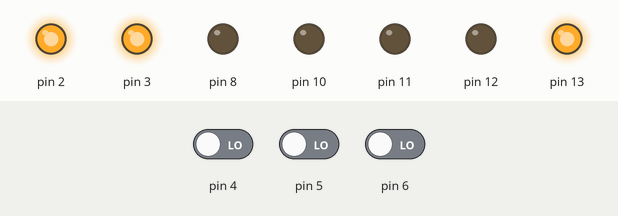
The sketch below on a simulated Arduino Uno, built with avr-gcc and run on an emulated ATmega328P. Parts: output pins drawn as LEDs (lit = HIGH). The inputs (shaded band) are chosen by the test bench; at power-on: pin 4 LOW, pin 5 LOW, pin 6 LOW. What the sketch prints to the serial monitor is not drawn.

Above: at 18.0 s.
18.1 s: pin 4 driven HIGH
At 22.1 s:
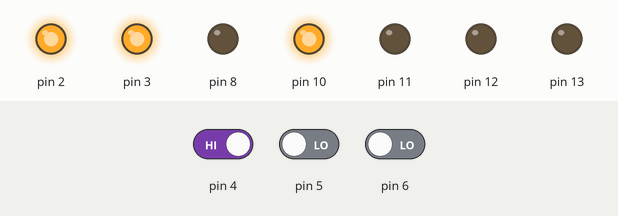
28.7 s: pin 5 driven HIGH
At 29.4 s:
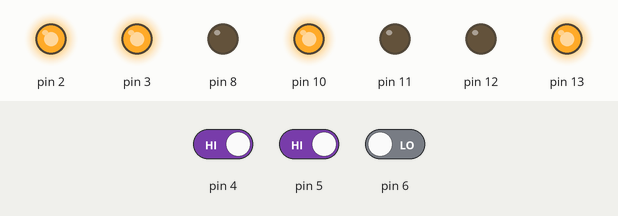
39.3 s: pin 6 driven HIGH
At 40.1 s:
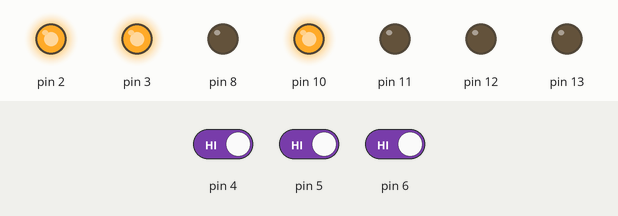
51.7 s: pin 6 driven LOW
At 54.6 s:
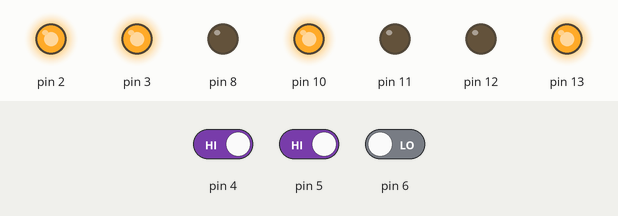
62.3 s: pin 4 driven LOW
At 63.7 s:
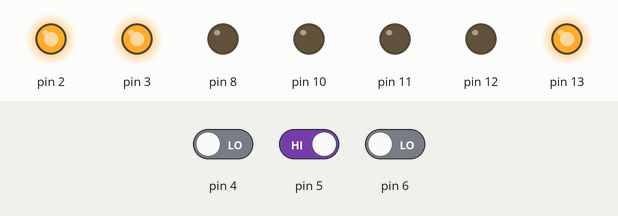
72.9 s: pin 5 driven LOW
At 73.5 s:
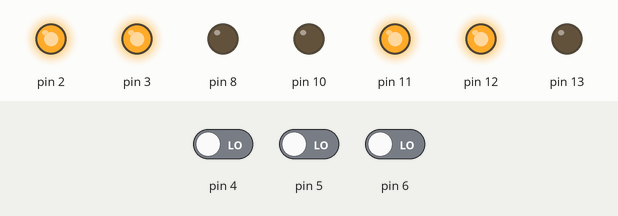
Timing chart, 0 to 84.5 s (numbered marks = the images above; inputs shaded):
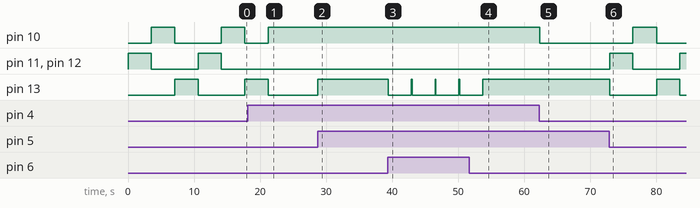

The sketch:

final_workshop_project.ino
```cpp
void setup() {
  // put your setup code here, to run once:
   pinMode(5, 0);
  pinMode(4, 0);
  pinMode(3, 1);
  pinMode(2, 1);
  pinMode(8,1);
  pinMode(13, 1);
  pinMode(12, 1);
  pinMode(11, 1);
  pinMode(10, 1);
  pinMode(6,0);
  digitalWrite(2, 1);
  digitalWrite(3, 1);
  Serial.begin(9600);

}

void loop() {
  int a;
  int b;
  int c;
  a = digitalRead(4);
  b = digitalRead(5);
  c = digitalRead(6);
  int c1 = 0;
  int c2 = 0;
  if (a == 1 && b==0) // line follower starts
  {
    Serial.print("RIGHT DETECTION");
    digitalWrite(13,0);
    digitalWrite(12,0);
    digitalWrite(11,0);
    digitalWrite(10,1);
  }
  else if (b == 1 && a==0)
  {
    Serial.print("LEFT DETECTION");
    digitalWrite(13,1);
    digitalWrite(12,0);
    digitalWrite(11,0);
    digitalWrite(10,0);
  }
  else if (a == 1 && b == 1)
  {
    digitalWrite(13,1);
    digitalWrite(12,0);
    digitalWrite(11,0);
    digitalWrite(10,1);


  }
  else
  {
    digitalWrite(13,0);
    digitalWrite(12,0);
    digitalWrite(11,0);
    digitalWrite(10,0);
  }
 //line follower ends

  if (a == 0 && b == 0 && c1 ==0) // edge follower starts
  {
    Serial.print("NO DETECTION");
    digitalWrite(13,0);
    digitalWrite(12,1);
    digitalWrite(11,1);
    digitalWrite(10,0);
    delay(3500);
    c1++;
    digitalWrite(13,0);
    digitalWrite(12,0);
    digitalWrite(11,0);
    digitalWrite(10,1);
    delay(3500);
    //turn right 90 deg
  }
    else if (a == 0 && b == 0 && c1 ==1) // edge follower starts
  {
    Serial.print("NO DETECTION");
    digitalWrite(13,0);
    digitalWrite(12,1);
    digitalWrite(11,1);
    digitalWrite(10,0);
    delay(1000);
    digitalWrite(13,0);
    digitalWrite(12,0);
    digitalWrite(11,0);
    digitalWrite(10,1);
    delay(7000);
    // turn right 180 deg

  }
  delay(100); // edge followwr ends
  if (c == 1) //obstacle deetec
  {
        digitalWrite(13,0);
    digitalWrite(12,0);
    digitalWrite(11,0);
    digitalWrite(10,1);
    delay(3500);
    //turn left 90 deg
    c2 = c2 +1;;
  }
  if (a == 0 && b == 0 && c2 != 2)
  {
    digitalWrite(13,1);
    digitalWrite(12,0);
    digitalWrite(11,0);
    digitalWrite(10,0);
    delay(3500);
    //turn left with delay
  }

}
```

Measured:
- after the input at 18.1 s, pin 11, pin 12: stays LOW (without the input it goes to HIGH after 3.1 s); pin 13: goes on until 21.2 s, then stays LOW
- after the input at 28.7 s, pin 13: LOW → HIGH at once
- after the input at 39.3 s, pin 13: alternates HIGH for 0.10 s and LOW for 3.5 s, starting after 0.12 s
- after the input at 51.7 s, pin 13: goes on until 53.7 s, then stays HIGH
- after the input at 62.3 s, pin 10: HIGH → LOW at once
- after the input at 72.9 s, pin 10: LOW → HIGH after 3.5 s, → LOW 3.6 s later; pin 11, pin 12: LOW → HIGH at once, → LOW 3.5 s later, → HIGH 7.1 s later; pin 13: HIGH → LOW at once, → HIGH 7.1 s later, → LOW 3.5 s later
- by itself, pin 10: alternates HIGH for 3.6 s and LOW for 7.0 s
- by itself, pin 11, pin 12: alternates HIGH for 3.5 s and LOW for 7.1 s
